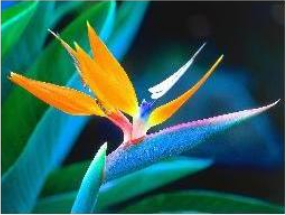
#> input picture lecture-3-image-enhancement/enhancement-in-spatial-domain/src-imgs/image_1.png, 285 x 215 px
$ python -i ex2_color_detection_trackbar.py   (imports and definitions only)
#> lines starting #> are read from the running program, lines starting #| are printed output that depends on the picture
import cv2
import numpy as np
import argparse

def empty(a):
    pass

def main(image_file_path):
    cv2.namedWindow("TrackBars")
    cv2.resizeWindow("TrackBars", 640, 240)
    cv2.createTrackbar("Hue Min", "TrackBars",0,179, empty)
    cv2.createTrackbar("Hue Max", "TrackBars",179,179, empty)
    cv2.createTrackbar("Sat Min", "TrackBars",0,255, empty)
    cv2.createTrackbar("Sat Max", "TrackBars",255,255, empty)
    cv2.createTrackbar("Val Min", "TrackBars",0,255, empty)
    cv2.createTrackbar("Val Max", "TrackBars",255,255, empty)
    while True:
        img = cv2.imread(image_file_path)
#> img is the input picture: shape (215, 285, 3); mean B, G, R 86.7, 95.9, 45.3
        imgHSV = cv2.cvtColor(img, cv2.COLOR_BGR2HSV)
#> imgHSV: shape (215, 285, 3); mean H, S, V 81.6, 179.2, 116
        h_min=cv2.getTrackbarPos("Hue Min", "TrackBars")
        h_max=cv2.getTrackbarPos("Hue Max", "TrackBars")
        s_min=cv2.getTrackbarPos("Sat Min", "TrackBars")
        s_max=cv2.getTrackbarPos("Sat Max", "TrackBars")
        v_min=cv2.getTrackbarPos("Val Min", "TrackBars")
        v_max=cv2.getTrackbarPos("Val Max", "TrackBars")
        upper = np.array([h_max, s_max,v_max])
        lower = np.array([h_min, s_min, v_min])
        mask = cv2.inRange(imgHSV, lower, upper)
#> mask: shape (215, 285); every value is 255
        imgResult = cv2.bitwise_and(img, img, mask=mask)
        imgHor = np.hstack((img,imgResult))
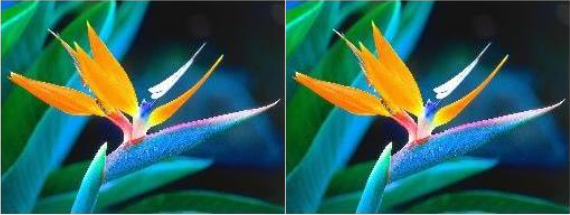
#> imgHor: shape (215, 570, 3); mean B, G, R 86.7, 95.9, 45.3

        cv2.imshow('HSV Image', imgHSV)
        cv2.imshow('Mask Image', mask)
        cv2.imshow('Result Image', imgResult)
        cv2.imshow('Stack Image', imgHor)

        key = cv2.waitKey(1)
#> (key Esc is pressed here)
        # press ESC to close
        if key == 27:
            break

    # destroy all windows
    cv2.destroyAllWindows()

# [7 lines not run here, left out]

>>> result = main('../../lecture-3-image-enhancement/enhancement-in-spatial-domain/src-imgs/image_1.png')
